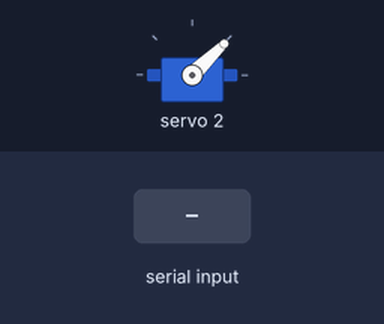
The sketch below on a simulated Arduino Uno, built with avr-gcc and run on an emulated ATmega328P. Shown: servo. The test bench sets the inputs (shaded band). What the sketch prints to the serial monitor is not drawn.

Above: at 1.2 s.
1.3 s: "w" received over Serial
Timing chart, 0 to 4.3 s (numbered marks = the images above; inputs shaded):
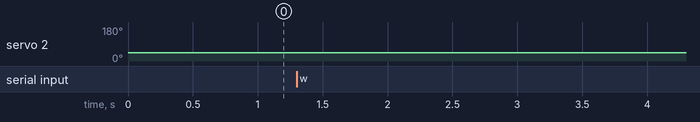

Measured:
- after the input at 1.3 s, servo 2: 44° → 45° at once

The sketch:

subtesting.ino
```cpp
#include<Adafruit_PWMServoDriver.h>
#include<Wire.h>

// testing input a single pwm value base servo pin 1

// driver
Adafruit_PWMServoDriver pwm = Adafruit_PWMServoDriver();

// pwm value
int value = 1000;

// Min PWM
int MIN = 0;

// Max PWM
int MAX = 4096;

// Servo Pinconst int SERVO = 2 ELBOW
const int SERVO = 2;

// convert value to pulse width and control Servo
void setPulse(int pin, int value) {
  int pulse_width;

  // convert to pulse width
  pulse_width = int(float(value) / 1000000 * 50 * 4096);

  // Display value and pulse width to serial monitor
  Serial.print("PulseWidth: ");
  Serial.println(value);
  Serial.print("Output: ");
  Serial.println(pulse_width);

  // Control servo
  pwm.setPWM(pin, 0, pulse_width);
}

void setup() {
  // Default setup
  pwm.begin();
  pwm.setPWMFreq(50);
  Serial.begin(115200);
  setPulse(SERVO, value);
}

void loop() {
  char ch;

  if(Serial.available()) {
    ch = Serial.read();

    // if press 'w' increase value until MAX
    if(ch == 'w') {
      if(value < MAX)
        value += 10;
      setPulse(SERVO, value);
    }

    // if press 's' decrease value until MIN
    if(ch == 's') {
      if(value > MIN)
        value -= 10;
      setPulse(SERVO, value);
    }
  }
}
```
